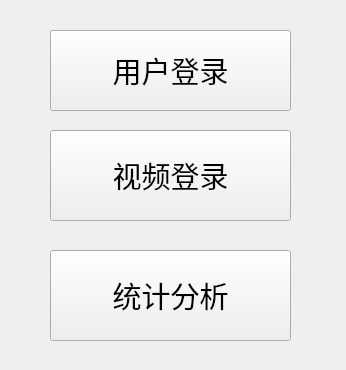
<?xml version="1.0" encoding="UTF-8"?>
<ui version="4.0">
 <class>MainWnd</class>
 <widget class="QWidget" name="MainWnd">
  <property name="geometry">
   <rect>
    <x>0</x>
    <y>0</y>
    <width>346</width>
    <height>370</height>
   </rect>
  </property>
  <property name="windowTitle">
   <string>短视频推荐系统 &amp; By Krxk</string>
  </property>
  <widget class="QPushButton" name="UL">
   <property name="geometry">
    <rect>
     <x>50</x>
     <y>30</y>
     <width>241</width>
     <height>81</height>
    </rect>
   </property>
   <property name="font">
    <font>
     <family>隶书</family>
     <pointsize>22</pointsize>
    </font>
   </property>
   <property name="text">
    <string>用户登录</string>
   </property>
  </widget>
  <widget class="QPushButton" name="VL">
   <property name="geometry">
    <rect>
     <x>50</x>
     <y>130</y>
     <width>241</width>
     <height>91</height>
    </rect>
   </property>
   <property name="font">
    <font>
     <family>隶书</family>
     <pointsize>22</pointsize>
    </font>
   </property>
   <property name="text">
    <string>视频登录</string>
   </property>
  </widget>
  <widget class="QPushButton" name="Analysis">
   <property name="geometry">
    <rect>
     <x>50</x>
     <y>250</y>
     <width>241</width>
     <height>91</height>
    </rect>
   </property>
   <property name="font">
    <font>
     <family>隶书</family>
     <pointsize>22</pointsize>
    </font>
   </property>
   <property name="text">
    <string>统计分析</string>
   </property>
  </widget>
 </widget>
 <resources/>
 <connections>
  <connection>
   <sender>UL</sender>
   <signal>clicked()</signal>
   <receiver>MainWnd</receiver>
   <slot>hide()</slot>
   <hints>
    <hint type="sourcelabel">
     <x>185</x>
     <y>60</y>
    </hint>
    <hint type="destinationlabel">
     <x>189</x>
     <y>124</y>
    </hint>
   </hints>
  </connection>
  <connection>
   <sender>VL</sender>
   <signal>clicked()</signal>
   <receiver>MainWnd</receiver>
   <slot>lower()</slot>
   <hints>
    <hint type="sourcelabel">
     <x>185</x>
     <y>175</y>
    </hint>
    <hint type="destinationlabel">
     <x>189</x>
     <y>124</y>
    </hint>
   </hints>
  </connection>
  <connection>
   <sender>Analysis</sender>
   <signal>clicked()</signal>
   <receiver>MainWnd</receiver>
   <slot>close()</slot>
   <hints>
    <hint type="sourcelabel">
     <x>185</x>
     <y>285</y>
    </hint>
    <hint type="destinationlabel">
     <x>189</x>
     <y>177</y>
    </hint>
   </hints>
  </connection>
 </connections>
</ui>
